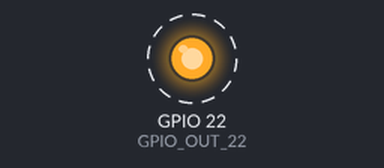
Bench run of a program on a simulated Raspberry Pi (BCM pin numbers). Shown: output pins drawn as LEDs (lit = HIGH). Dashed ring = blinking. At 6.4 s the program stops and its outputs stay as they are.

Above: at 0.2 s.
Timing chart, 0 to 3.0 s (numbered marks = the images above):
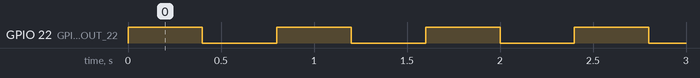

Measured:
- by itself, GPIO 22 (GPIO_OUT_22): alternates HIGH for 0.40 s and LOW for 0.40 s, 16 changes in all, then stays LOW

The program:

main.py
```python
import RPi.GPIO as GPIO
import time

GPIO_OUT_22 = 22

GPIO.setmode(GPIO.BCM)
GPIO.setup(GPIO_OUT_22, GPIO.OUT)

for i in range(8):
    GPIO.output(GPIO_OUT_22, GPIO.HIGH) # 点灯
    time.sleep(0.4)
    GPIO.output(GPIO_OUT_22, GPIO.LOW) # 消灯
    time.sleep(0.4)

GPIO.cleanup()
```
